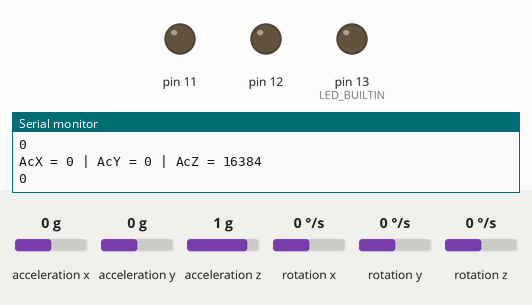
Bench run of a sketch on a simulated Arduino Uno, built with avr-gcc and run on an emulated ATmega328P. Parts: output pins drawn as LEDs (lit = HIGH), the last lines printed to the serial monitor. Wiring (inferred from the names in the program): MPU-6050 motion sensor at I2C address 0x68. The test bench sets the inputs (shaded band); at power-on: acceleration y 0 g, acceleration x 0 g, acceleration z 1 g, rotation x 0 °/s, rotation y 0 °/s, rotation z 0 °/s.

Above: at 3.8 s.
3.9 s: acceleration y set to 0.5 g
8.2 s: acceleration y set to 0.8 g
At 11.1 s:
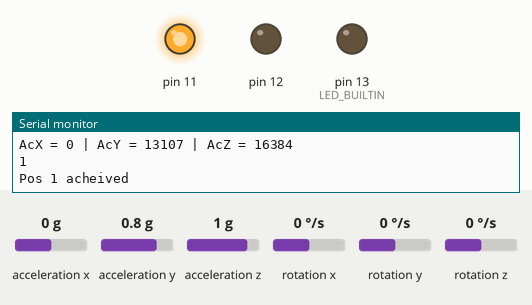
12.1 s: acceleration y set to 0.5 g
18.2 s: acceleration y set to 0.2 g
At 23.8 s:
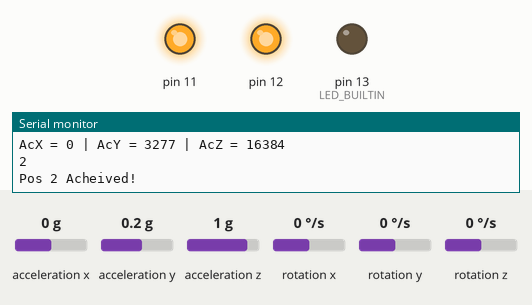
Timing chart, 0 to 25.3 s (numbered marks = the images above; inputs shaded):
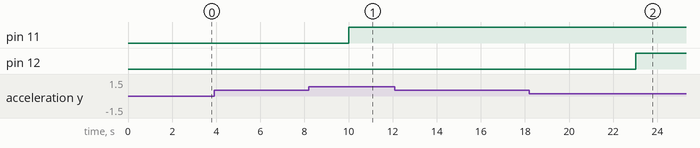

Measured:
- the behaviour switches between 0.6 and 0.7 g on acceleration y (found by bisection; images 0 and 1)
- the behaviour switches between 0.4 and 0.3 g on acceleration y (found by bisection; images 1 and 2)
- after the input at 8.2 s, pin 11: LOW → HIGH after 1.8 s
- after the input at 18.2 s, pin 12: LOW → HIGH after 4.8 s

The sketch:

mpu6050.ino
```cpp
// MPU-6050 Short Example Sketch
// By Arduino User JohnChi
// August 17, 2014
// Public Domain
#include<Wire.h>
const int MPU_addr=0x68;  // I2C address of the MPU-6050
int16_t AcX,AcY,AcZ,Tmp,GyX,GyY,GyZ;
int8_t state = 0;
void setup(){
  Wire.begin();
  Wire.beginTransmission(MPU_addr);
  Wire.write(0x6B);  // PWR_MGMT_1 register
  Wire.write(0);     // set to zero (wakes up the MPU-6050)
  Wire.endTransmission(true);
  pinMode(LED_BUILTIN, OUTPUT);
  pinMode(12, OUTPUT);
  pinMode(11, OUTPUT);
  Serial.begin(9600);
}
void loop(){
  Wire.beginTransmission(MPU_addr);
  Wire.write(0x3B);  // starting with register 0x3B (ACCEL_XOUT_H)
  Wire.endTransmission(false);
  Wire.requestFrom(MPU_addr,14,true);  // request a total of 14 registers
  AcX=Wire.read()<<8|Wire.read();  // 0x3B (ACCEL_XOUT_H) & 0x3C (ACCEL_XOUT_L)
  AcY=Wire.read()<<8|Wire.read();  // 0x3D (ACCEL_YOUT_H) & 0x3E (ACCEL_YOUT_L)
  AcZ=Wire.read()<<8|Wire.read();  // 0x3F (ACCEL_ZOUT_H) & 0x40 (ACCEL_ZOUT_L)
//  Tmp=Wire.read()<<8|Wire.read();  // 0x41 (TEMP_OUT_H) & 0x42 (TEMP_OUT_L)
//  GyX=Wire.read()<<8|Wire.read();  // 0x43 (GYRO_XOUT_H) & 0x44 (GYRO_XOUT_L)
//  GyY=Wire.read()<<8|Wire.read();  // 0x45 (GYRO_YOUT_H) & 0x46 (GYRO_YOUT_L)
//  GyZ=Wire.read()<<8|Wire.read();  // 0x47 (GYRO_ZOUT_H) & 0x48 (GYRO_ZOUT_L)
  Serial.print("AcX = "); Serial.print(AcX);
  Serial.print(" | AcY = "); Serial.print(AcY);
  Serial.print(" | AcZ = "); Serial.println(AcZ);
//  Serial.print(" | Tmp = "); Serial.print(Tmp/340.00+36.53);  //equation for temperature in degrees C from datasheet
//  Serial.print(" | GyX = "); Serial.print(GyX);
//  Serial.print(" | GyY = "); Serial.print(GyY);
//  Serial.print(" | GyZ = "); Serial.println(GyZ);


if(AcY >= 11000 && AcY < 14000 && state == 0){
  state = 1;
}

Serial.println(state);

delay(1000);

if(AcY >= 11000 && AcY < 14000 && state == 1){
  Serial.println("Pos 1 acheived");
  state = 2;
  digitalWrite(11, HIGH);
}

if(state == 2 && AcX >= -15200 && AcX <= 10450 && AcY >= -3000 && AcY <= 6000)
{
  state = 3;
}

delay(1000);
if(state == 3 && AcX >= -15200 && AcX <= 10450 && AcY >= -3000 && AcY <= 6000)
{
  state = 4;
  Serial.println("Pos 2 Acheived!");
  digitalWrite(12, HIGH);
}


if(state == 4 && AcX >= 4500 && AcX <=11600 && AcY >= 6000 && AcY <= 16000)
{
  state = 5;
}

delay(1000);
if(state == 5 && AcX >= 4500 && AcX <=11600 && AcY >= 6000 && AcY <= 18000)
{
  state = 0;
  Serial.println("I win go sleep for a bit!");
  digitalWrite(LED_BUILTIN, HIGH);
  Serial.write('A');

  delay(5000);

  digitalWrite(11, LOW);
  digitalWrite(12, LOW);
  digitalWrite(LED_BUILTIN, LOW);

}

}
```
